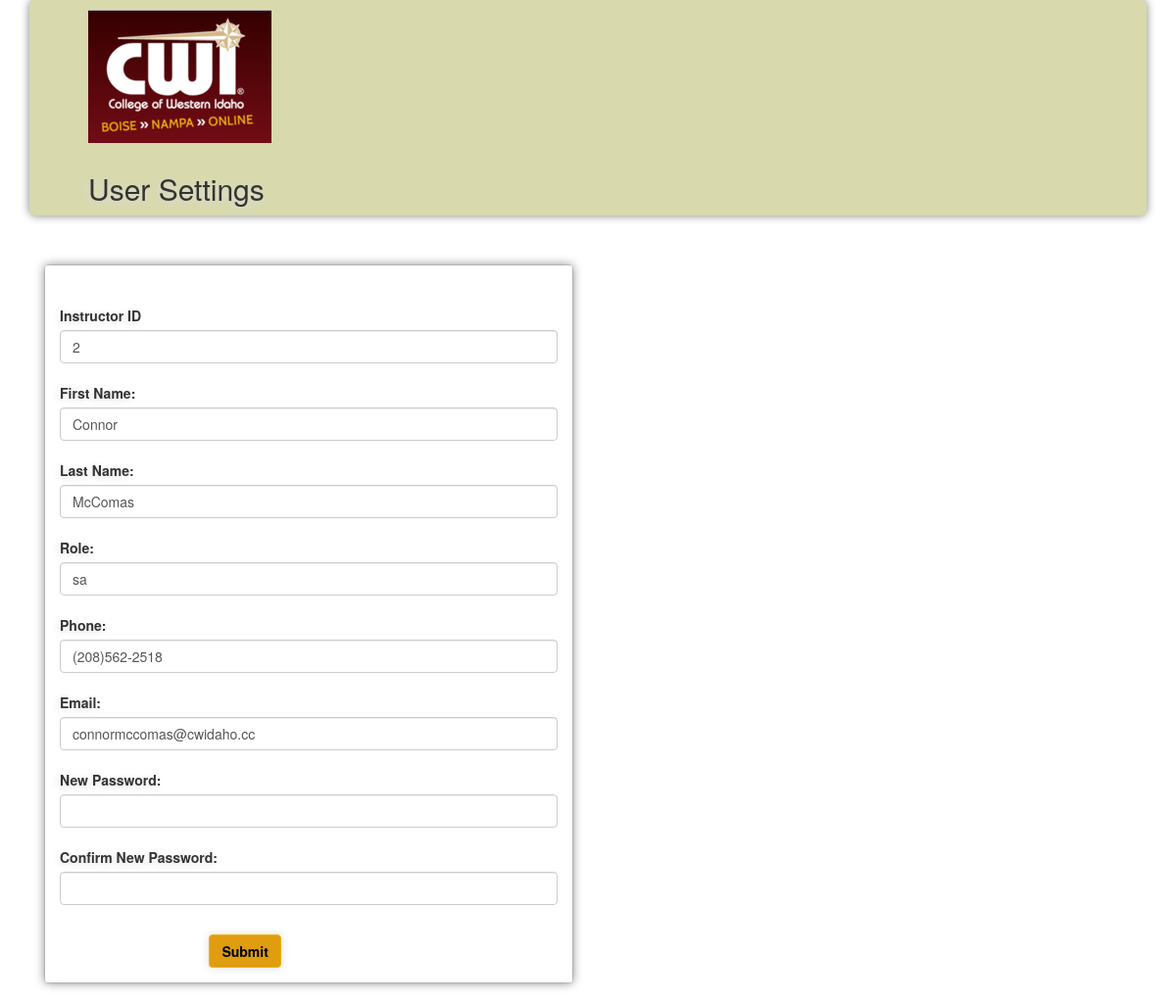
The app's page /editInstructor.php?id=2 (signed in) with its own data.
### tables this page shows
CREATE TABLE `instructors` (
  `instructorID` int(11) NOT NULL AUTO_INCREMENT,
  `role` varchar(30) NOT NULL,
  `instructorPassword` varchar(20) NOT NULL,
  `instructorPhone` varchar(20) NOT NULL,
  `instructorEmail` varchar(30) NOT NULL,
  `instructorFirst` varchar(20) DEFAULT NULL,
  `instructorLast` varchar(20) DEFAULT NULL,
  PRIMARY KEY (`instructorID`)
);

### editInstructor.php (the view, shortened to what this page needs)
<!DOCTYPE html>
<html>
    <head>
        <?php require 'connection.php';?>
        <link rel="stylesheet" href="https://maxcdn.bootstrapcdn.com/bootstrap/3.3.6/css/bootstrap.min.css">
        <link rel="stylesheet" href="https://maxcdn.bootstrapcdn.com/bootstrap/3.3.6/css/bootstrap-theme.min.css">
        <link rel="stylesheet" type="text/css" href="css/customstyles.css">
		<link rel="stylesheet" href="https://cdn.datatables.net/1.10.11/css/jquery.dataTables.min.css">
	</head>
    <body>
    <div class="container">
        <div class="jumbotron">
            <img id="logo" src="images/Logo.png" />
            <h2>User Settings</h2>
            <div class="row text-center">
                <div class="col-lg-12">
                </div>
            </div>
        </div>
       <?php
            if ($result = $conn->query("SELECT instructorID, instructorFirst, instructorLast, role, instructorPhone, instructorEmail FROM instructors WHERE instructorID = ".$_GET["id"])) {
                $row = $result->fetch_row();
            }
        ?>
        <div class="form-group">
            <div class="col-lg-6">
                <div class="panel panel-default">
                    <div class="panel-body">
                          <form class="form-horizontal" action="modifyInstructor.php" method="post">
                            <label class="col-2 col-form-label">Instructor ID</label>&nbsp;&nbsp;&nbsp;
                            <input class="form-control" type="text" value="<?=$row[0]?>" name="instructorID"></input><br>
                            <label class="col-2 col-form-label">First Name:</label>&nbsp;&nbsp;&nbsp;
                            <input class="form-control" type="text" value="<?=$row[1]?>" name="firstName"></input><br>
                            <label class="col-2 col-form-label">Last Name:</label>&nbsp;&nbsp;&nbsp;
                            <input class="form-control" type="text" value="<?=$row[2]?>" name="lastName"></input><br>
                            <label class="col-2 col-form-label">Role:</label>&nbsp;&nbsp;&nbsp;
                            <input class="form-control" type="text" value="<?=$row[3]?>" name="role"></input><br>
                            <label class="col-2 col-form-label">Phone:</label>&nbsp;&nbsp;&nbsp;
                            <input class="form-control" type="text" value="<?=$row[4]?>" name="phoneNumber"></input><br>
                            <label class="col-2 col-form-label">Email:</label>&nbsp;&nbsp;&nbsp;
                            <input class="form-control" type="email" value="<?=$row[5]?>" name="email"></input><br>
                            <label class="col-2 col-form-label">New Password:</label>&nbsp;&nbsp;&nbsp;
                            <input class="form-control" type="password" name="password"></input><br>
                            <label class="col-2 col-form-label">Confirm New Password:</label>&nbsp;&nbsp;&nbsp;
                            <input class="form-control" type="password" name="cPassword"></input><br>
                            <button type="submit" name="submit" class="btn btn-default">Submit</button>                        </form>
                    </div>
                </div>
            </div>
        </div>
    </div>
    </body>
    </html>

### css/customstyles.css (style rules this page uses)
body { text-shadow: -2px 2px 8px #DDD; }
.btn.btn-default { color: black; font-weight: 600; background: #DF9D0F; text-shadow: none; border: 1px solid #EEB111; box-shadow: 0 0 10px #DDD; }
.container { margin:0 5 0 10%; }
form { margin-top: 26px; }
form button { margin-top: 10px; clear: left; float: left; margin-left: 30%; padding-right: 30px; }
label { float: left; text-align: center; }
.jumbotron { background: #D8D9AD; padding: 0px; width: 100%; height: auto; box-shadow: 0 0 10px grey; }
.jumbotron img { padding-top: 10px; padding-bottom: 10px; }
.panel-body { box-shadow: 0 0 10px grey; }
.panel.panel-default { margin-top: 20px; }

### records on screen
instructors: instructorID "2", firstName "Connor", lastName "McComas", role "sa", phoneNumber "(208)562-2518", email "connormccomas@cwidaho.cc"
